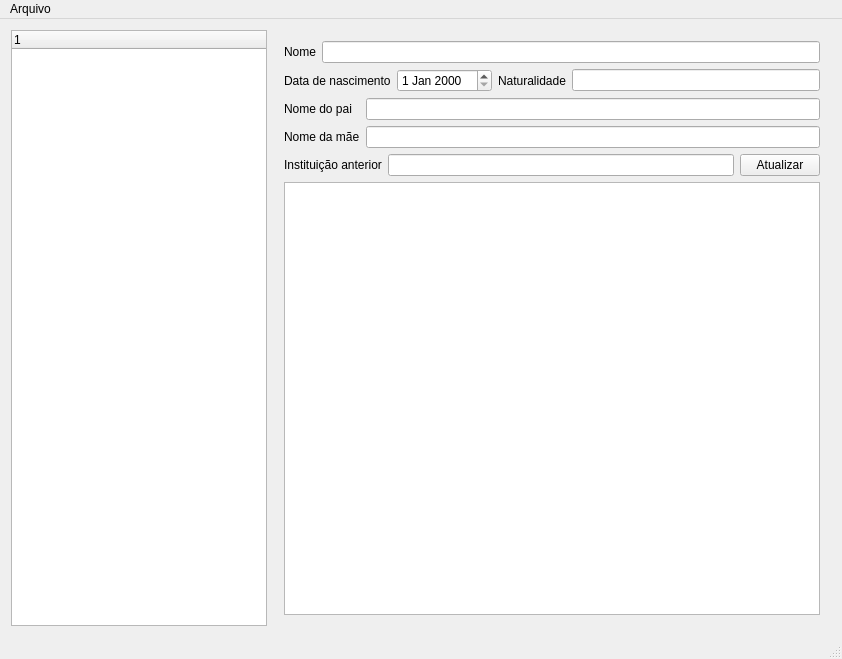
<?xml version="1.0" encoding="UTF-8"?>
<ui version="4.0">
 <class>MainWindow</class>
 <widget class="QMainWindow" name="MainWindow">
  <property name="geometry">
   <rect>
    <x>0</x>
    <y>0</y>
    <width>842</width>
    <height>659</height>
   </rect>
  </property>
  <property name="maximumSize">
   <size>
    <width>16777215</width>
    <height>16777215</height>
   </size>
  </property>
  <property name="windowTitle">
   <string>MainWindow</string>
  </property>
  <widget class="QWidget" name="centralWidget">
   <layout class="QGridLayout" name="gridLayout_2">
    <item row="0" column="1">
     <widget class="QWidget" name="widget" native="true">
      <property name="sizePolicy">
       <sizepolicy hsizetype="MinimumExpanding" vsizetype="Expanding">
        <horstretch>0</horstretch>
        <verstretch>0</verstretch>
       </sizepolicy>
      </property>
      <layout class="QGridLayout" name="gridLayout_3">
       <item row="3" column="0">
        <layout class="QHBoxLayout" name="horizontalLayout_3">
         <item>
          <widget class="QLabel" name="label_6">
           <property name="text">
            <string>Instituição anterior</string>
           </property>
          </widget>
         </item>
         <item>
          <widget class="QLineEdit" name="issuingInstitutionLine">
           <property name="sizePolicy">
            <sizepolicy hsizetype="Expanding" vsizetype="Fixed">
             <horstretch>0</horstretch>
             <verstretch>0</verstretch>
            </sizepolicy>
           </property>
          </widget>
         </item>
         <item>
          <widget class="QPushButton" name="pushButton">
           <property name="sizePolicy">
            <sizepolicy hsizetype="Maximum" vsizetype="Maximum">
             <horstretch>0</horstretch>
             <verstretch>0</verstretch>
            </sizepolicy>
           </property>
           <property name="text">
            <string>Atualizar</string>
           </property>
          </widget>
         </item>
        </layout>
       </item>
       <item row="0" column="0">
        <layout class="QHBoxLayout" name="horizontalLayout_4">
         <item>
          <widget class="QLabel" name="label">
           <property name="text">
            <string>Nome</string>
           </property>
          </widget>
         </item>
         <item>
          <widget class="QLineEdit" name="nameLine"/>
         </item>
        </layout>
       </item>
       <item row="1" column="0">
        <layout class="QHBoxLayout" name="horizontalLayout_5">
         <item>
          <widget class="QLabel" name="label_2">
           <property name="sizePolicy">
            <sizepolicy hsizetype="Maximum" vsizetype="Preferred">
             <horstretch>0</horstretch>
             <verstretch>0</verstretch>
            </sizepolicy>
           </property>
           <property name="text">
            <string>Data de nascimento</string>
           </property>
          </widget>
         </item>
         <item>
          <widget class="QDateEdit" name="birthDate">
           <property name="sizePolicy">
            <sizepolicy hsizetype="Maximum" vsizetype="Fixed">
             <horstretch>0</horstretch>
             <verstretch>0</verstretch>
            </sizepolicy>
           </property>
          </widget>
         </item>
         <item>
          <widget class="QLabel" name="label_3">
           <property name="sizePolicy">
            <sizepolicy hsizetype="Maximum" vsizetype="Preferred">
             <horstretch>0</horstretch>
             <verstretch>0</verstretch>
            </sizepolicy>
           </property>
           <property name="text">
            <string>Naturalidade</string>
           </property>
          </widget>
         </item>
         <item>
          <widget class="QLineEdit" name="nationalityLine">
           <property name="sizePolicy">
            <sizepolicy hsizetype="Minimum" vsizetype="Fixed">
             <horstretch>0</horstretch>
             <verstretch>0</verstretch>
            </sizepolicy>
           </property>
          </widget>
         </item>
        </layout>
       </item>
       <item row="2" column="0">
        <layout class="QGridLayout" name="gridLayout">
         <item row="1" column="0">
          <widget class="QLabel" name="label_5">
           <property name="text">
            <string>Nome da mãe</string>
           </property>
          </widget>
         </item>
         <item row="0" column="0">
          <widget class="QLabel" name="label_4">
           <property name="text">
            <string>Nome do pai</string>
           </property>
          </widget>
         </item>
         <item row="1" column="1">
          <widget class="QLineEdit" name="motherLine"/>
         </item>
         <item row="0" column="1">
          <widget class="QLineEdit" name="fatherLine"/>
         </item>
        </layout>
       </item>
       <item row="4" column="0">
        <widget class="QTableWidget" name="gradesTable"/>
       </item>
      </layout>
     </widget>
    </item>
    <item row="0" column="0">
     <widget class="QTreeWidget" name="studentsTree">
      <property name="sizePolicy">
       <sizepolicy hsizetype="Maximum" vsizetype="Preferred">
        <horstretch>0</horstretch>
        <verstretch>0</verstretch>
       </sizepolicy>
      </property>
      <column>
       <property name="text">
        <string notr="true">1</string>
       </property>
      </column>
     </widget>
    </item>
   </layout>
  </widget>
  <widget class="QMenuBar" name="menuBar">
   <property name="geometry">
    <rect>
     <x>0</x>
     <y>0</y>
     <width>842</width>
     <height>21</height>
    </rect>
   </property>
   <widget class="QMenu" name="menuArquivo">
    <property name="title">
     <string>Arquivo</string>
    </property>
    <addaction name="actionNovo"/>
    <addaction name="actionSalvar"/>
   </widget>
   <addaction name="menuArquivo"/>
  </widget>
  <widget class="QStatusBar" name="statusBar"/>
  <action name="actionNovo">
   <property name="text">
    <string>Novo</string>
   </property>
  </action>
  <action name="actionSalvar">
   <property name="text">
    <string>Salvar</string>
   </property>
  </action>
 </widget>
 <layoutdefault spacing="6" margin="11"/>
 <resources/>
 <connections/>
</ui>
